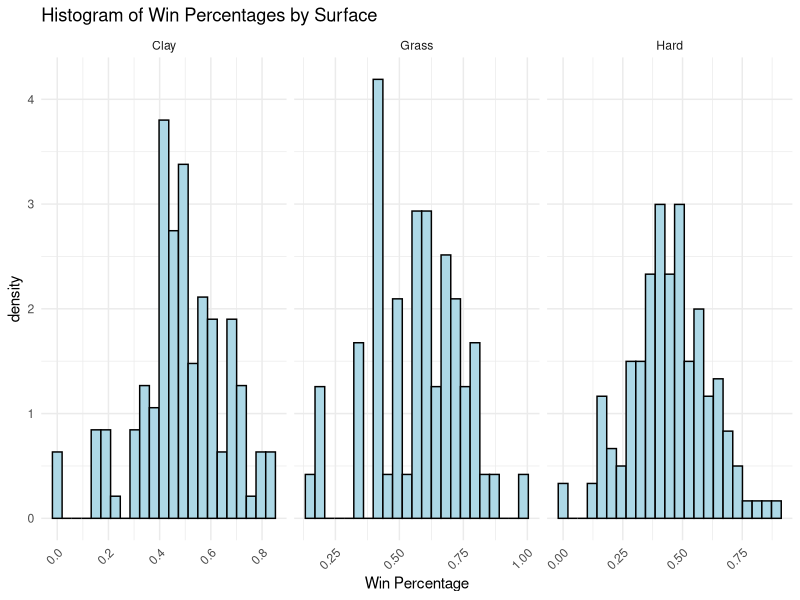
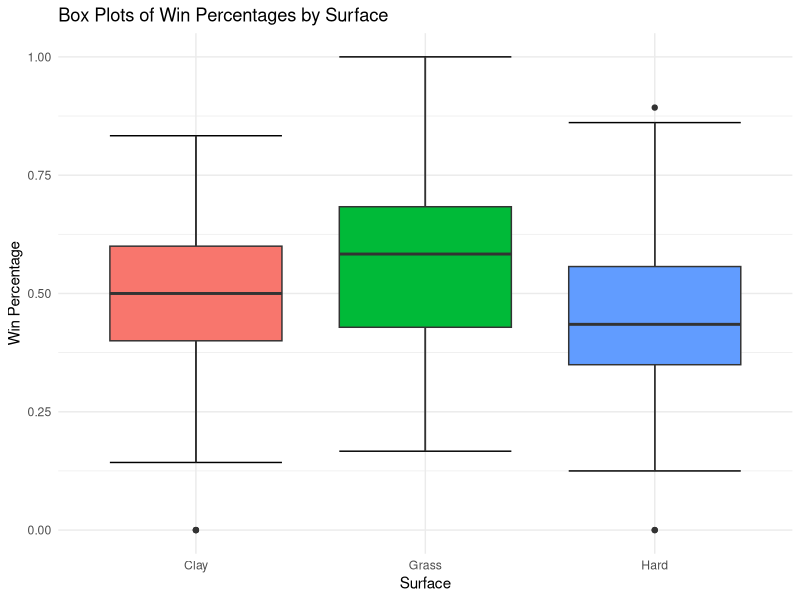
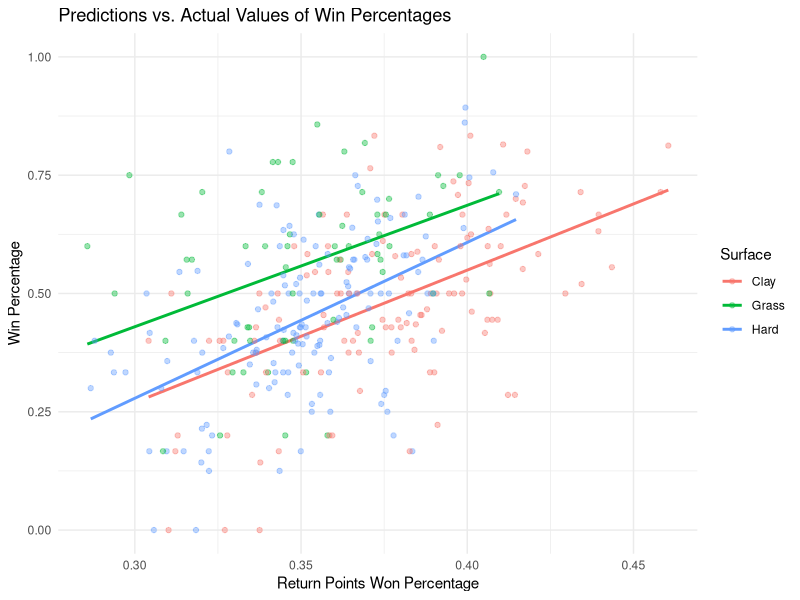
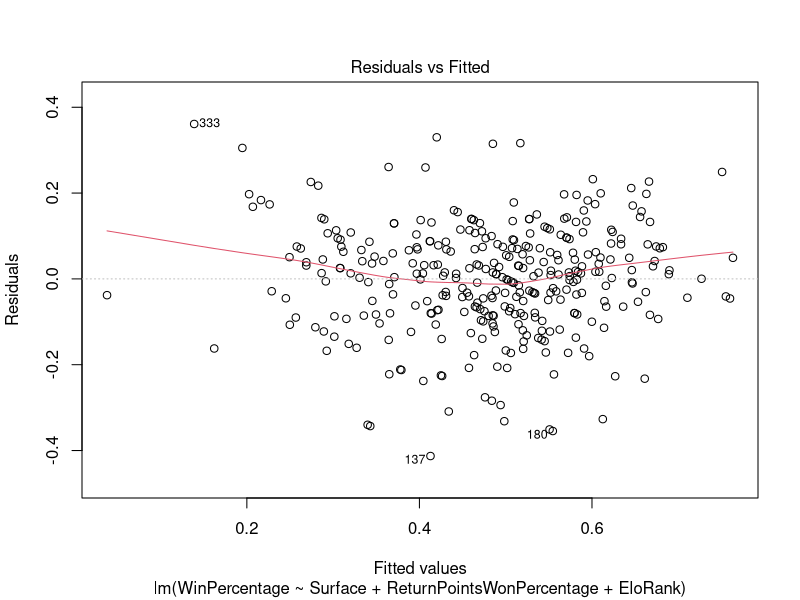
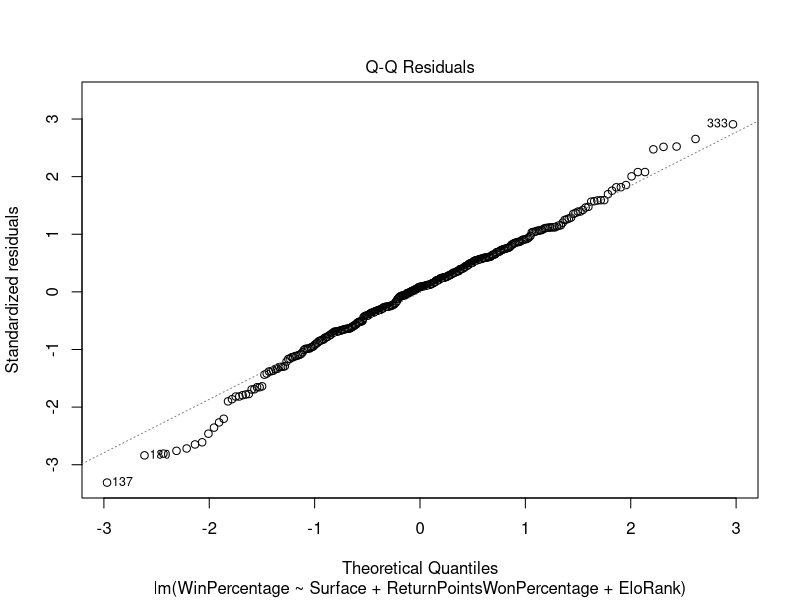
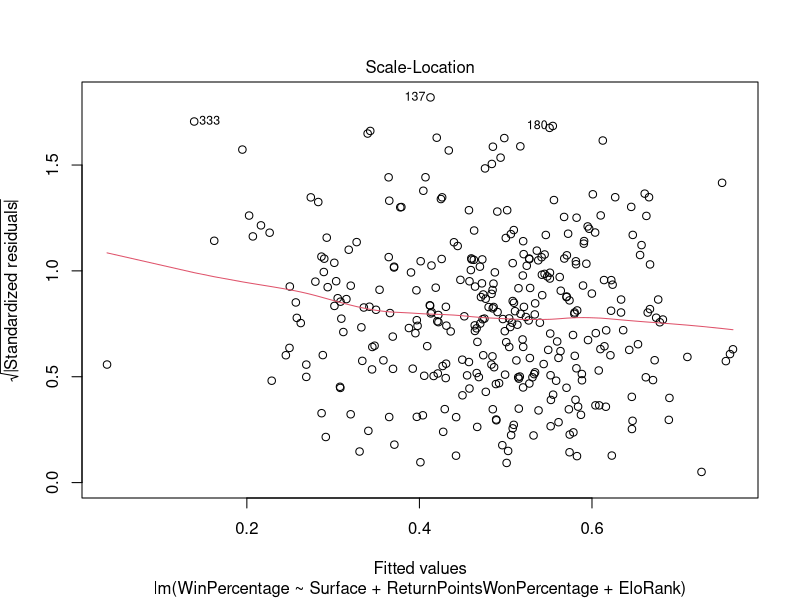
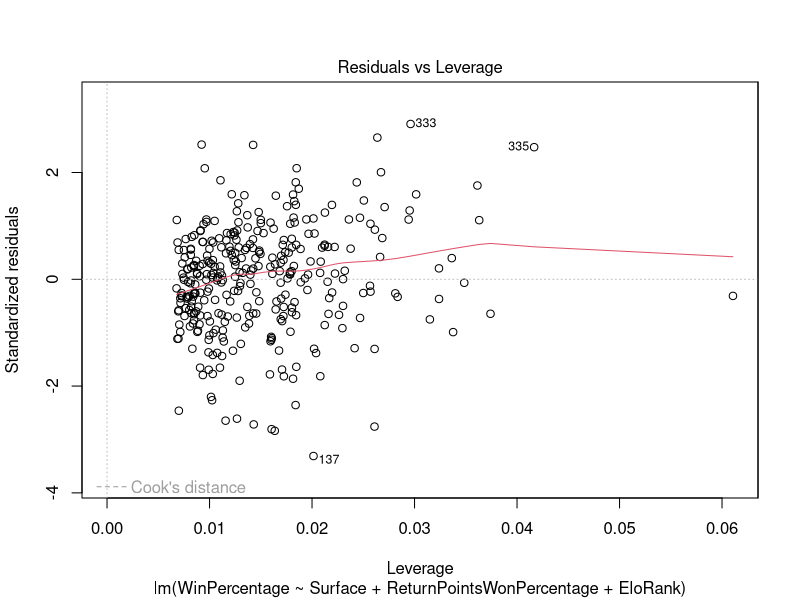
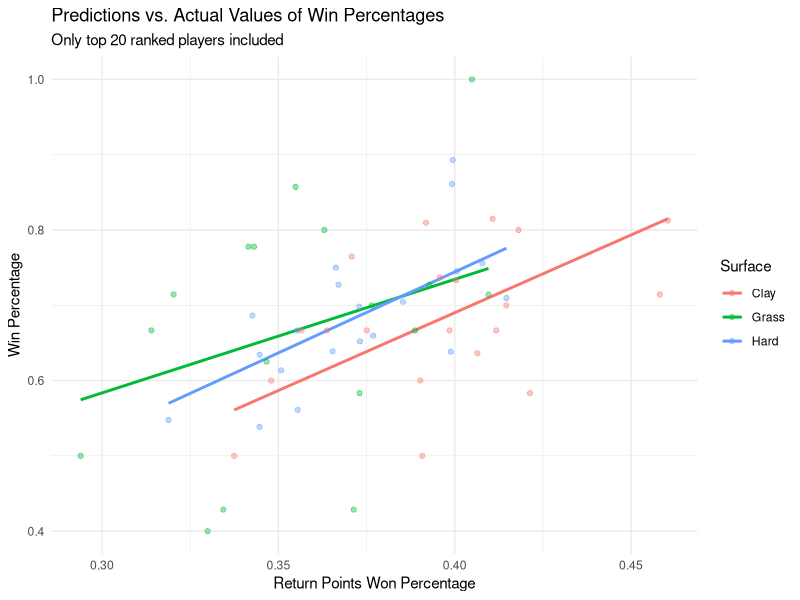

The R script that drew these images, in order:
## ---- chunk 1
library(tidyverse)
library(ggplot2)
library(broom)
library(modelr)
## ---- chunk 2
tennis <- read_csv(here::here("esselt21/tennis_module/exploration/tennis.csv"))
## ---- chunk 3
# check win percentage distribution, what is the shape, center, and spread, is there a a big difference between the three surfaces?
tennis |>
  ggplot(aes(x = WinPercentage)) +
  geom_histogram(colour = "black",
                 fill = "lightblue",
                 bins = 23,
                 aes(y=..density..)) +
  theme_minimal() +
  labs(x = "Win Percentage",
       title = "Histogram of Win Percentages by Surface") +
  facet_grid(~Surface,
             scales = "free") +
  theme(
    axis.text.x = element_text(angle = 45,
                                   hjust = 1,
                                   vjust = 1)
  )
## ---- chunk 4
# five number summary and standard deviation
wPercentage <-
  tennis |>
  pull(WinPercentage)

summary(wPercentage)
sd(wPercentage)
## ---- chunk 5
# approximate the median, iqr, and range for each surface
tennis |>
  ggplot(aes(x = Surface,
             y = WinPercentage,
             fill = Surface)) +
  stat_boxplot(geom = 'errorbar') +
  geom_boxplot() +
  theme_minimal() +
  labs(y = "Win Percentage",
       title = "Box Plots of Win Percentages by Surface") +
  theme(legend.position = "none")
## ---- chunk 6
# regression test to see difference
model <- lm(WinPercentage ~ Surface + ReturnPointsWonPercentage + EloRank,
            data = tennis)

summary(model)

aug <-
  augment(model)
## ---- chunk 7
# plotting regression model
aug |>
  ggplot(aes(x = ReturnPointsWonPercentage,
             y = .fitted,
             colour = Surface)) +
  geom_smooth(method = 'lm',
              se = FALSE) +
  geom_point(data = tennis,
             aes(x = ReturnPointsWonPercentage,
                 y = WinPercentage),
             alpha = 0.4) +
  theme_minimal() +
  labs(y = 'Win Percentage',
       x = 'Return Points Won Percentage',
       title = 'Predictions vs. Actual Values of Win Percentages')
## ---- chunk 8
# does this meet the assumptions for a multiple linear regression model?
plot(model)
## ---- chunk 9
# look at it for top 20 ranked players
elite <-
  tennis |>
  filter(EloRank <= 20)
## ---- chunk 10
eliteModel <- lm(WinPercentage ~ Surface + ReturnPointsWonPercentage + EloRank,
            data = elite)

summary(eliteModel)

eliteAug <-
  augment(eliteModel)
## ---- chunk 11
# plotting regression model
eliteAug |>
  ggplot(aes(x = ReturnPointsWonPercentage,
             y = .fitted,
             colour = Surface)) +
  geom_smooth(method = 'lm',
              se = FALSE) +
  geom_point(data = elite,
             aes(x = ReturnPointsWonPercentage,
                 y = WinPercentage),
             alpha = 0.4) +
  theme_minimal() +
  labs(y = 'Win Percentage',
       x = 'Return Points Won Percentage',
       title = 'Predictions vs. Actual Values of Win Percentages',
       subtitle = 'Only top 20 ranked players included')
# talk about differences between overall and elite players
